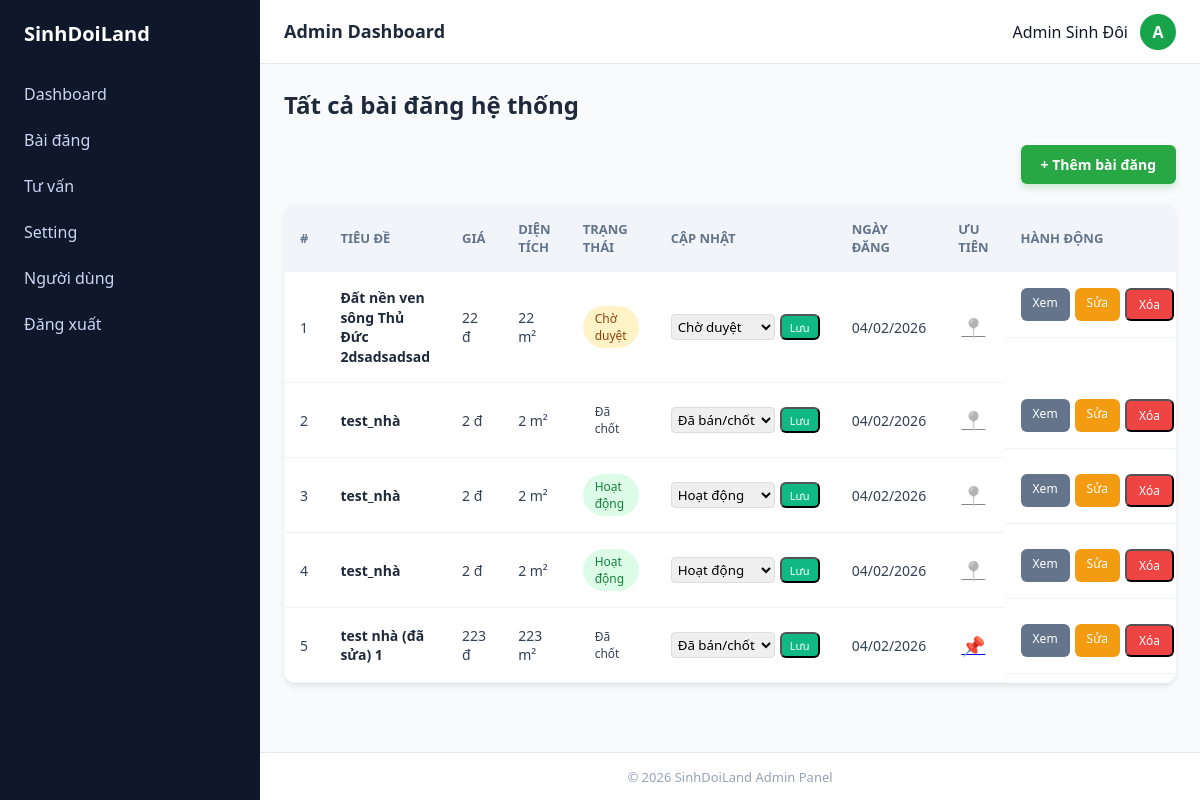
The page /admin_sinhdoi/index.php?action=baidang (signed in) on the database its author committed.
### tables this page shows
CREATE TABLE `baidang` (
  `id` int NOT NULL,
  `user_id` int NOT NULL,
  `loai_bds_id` int NOT NULL,
  `tieu_de` varchar(255) DEFAULT NULL,
  `mo_ta` text,
  `gia` bigint DEFAULT NULL COMMENT 'Gia theo VND',
  `dien_tich` float DEFAULT NULL COMMENT 'm2',
  `dia_chi` varchar(255) DEFAULT NULL,
  `trang_thai` tinyint DEFAULT '0' COMMENT '0=cho_duyet,1=hoat_dong,2=da_ban,3=an',
  `created_at` timestamp NULL DEFAULT CURRENT_TIMESTAMP,
  `updated_at` timestamp NULL DEFAULT CURRENT_TIMESTAMP ON UPDATE CURRENT_TIMESTAMP,
  `is_priority` tinyint(1) DEFAULT '0',
  `tinh_thanh` varchar(100) DEFAULT NULL,
  `quan_huyen` varchar(100) DEFAULT NULL
);

### admin_sinhdoi/index.php (called while the page is built, shortened)
<?php
require_once 'controller/controller.php';
$controller = new controller();
$controller->dieuhuong();
?>

### admin_sinhdoi/model/model.php (called while the page is built, shortened)
<?php
class model
{
    private $host = 'localhost';
    private $name = 'root';
    private $pass = '';
    private $db = 'batdongsan_v2';
    private $connect;
    public function ketnoi()
    {
        $this->connect = new mysqli($this->host, $this->name, $this->pass, $this->db);
        $this->connect->set_charset('utf8');
    }
    public function getAllBaiDang()
    {
        $sql = "
            SELECT baidang.*, users.name AS ten_user
            FROM baidang
            JOIN users ON baidang.user_id = users.id
            ORDER BY baidang.created_at DESC
        ";
        $result = $this->connect->query($sql);
        $data = [];
        if ($result && $result->num_rows > 0) {
            while ($row = $result->fetch_assoc()) {
                $data[] = $row;
            }
        }
        return $data;
    }
}
?>

### admin_sinhdoi/views/dashboard/html/baidang.php (the view, shortened to what this page needs)
<!DOCTYPE html>
<html lang="vi">
<head>
    <link rel="stylesheet" href="/duanthuctap/admin_sinhdoi/views/layout/css/style.css">
    <link rel="stylesheet" href="/duanthuctap/admin_sinhdoi/views/dashboard/css/baidang.css">
</head>
<body>
<?php
include __DIR__ . '/../../layout/html/header.php';
include __DIR__ . '/../../layout/html/sidebar.php';
?>
<div class="main">
    <h2 class="page-title">
        <?= ($role === 'admin') ? 'Tất cả bài đăng hệ thống' : 'Bài đăng của tôi' ?>
    </h2>
    <div class="action-header">
        <a href="index.php?action=baidang_add" class="btn btn-add">
            <i class="fas fa-plus"></i> + Thêm bài đăng
        </a>
    </div>
    <div class="table-box">
        <table>
            <thead>
                <tr>
                    <th>#</th>
                    <th>Tiêu đề</th>
                    <th>Giá</th>
                    <th>Diện tích</th>
                    <th>Trạng thái</th>
                    <th>Cập nhật</th> <th>Ngày đăng</th>
                    <th>Ưu tiên</th>
                    <th>Hành động</th>
                </tr>
            </thead>
            <tbody>
<?php
if (isset($baidang) && (is_array($baidang) || is_object($baidang))) :
    if (is_object($baidang) && $baidang->num_rows > 0) {
        $data = $baidang;
    } else if (is_array($baidang) && count($baidang) > 0) {
        $data = $baidang;
    } else {
        $data = null;
    }
    if ($data) :
        $i = 1;
        foreach ($data as $row) :
?>
    <tr>
        <td><?= $i++ ?></td>
        <td class="title"><?= htmlspecialchars($row['tieu_de']) ?></td>
        <td><?= number_format($row['gia']) ?> đ</td>
        <td><?= $row['dien_tich'] ?> m²</td>
        <td>
            <?php
                $status_labels = [
                    0 => ['text' => 'Chờ duyệt', 'class' => 'warning'],
                    1 => ['text' => 'Hoạt động', 'class' => 'success'],
                    2 => ['text' => 'Đã chốt', 'class' => 'danger'],
                    3 => ['text' => 'Đã ẩn', 'class' => 'info']
                ];
                $st = $row['trang_thai'] ?? 0;
            ?>
            <span class="status <?= $status_labels[$st]['class'] ?>">
                <?= $status_labels[$st]['text'] ?>
            </span>
        </td>
        <td>
            <?php if ($role === 'admin'): ?>
                <form method="POST" action="index.php?action=baidang_update_status" style="display: flex; gap: 5px;">
                    <select name="new_status" style="padding: 2px; border-radius: 4px; border: 1px solid #ddd;">
                        <option value="0" <?= $st == 0 ? 'selected' : '' ?>>Chờ duyệt</option>
                        <option value="1" <?= $st == 1 ? 'selected' : '' ?>>Hoạt động</option>
                        <option value="2" <?= $st == 2 ? 'selected' : '' ?>>Đã bán/chốt</option>
                    </select>
                    <button type="submit" name="btn_update_status" class="btn approve" style="padding: 2px 8px; font-size: 11px;">Lưu</button>
                </form>
            <?php else: ?>
                <span style="font-size: 12px; color: #999;">Không có quyền</span>
            <?php endif; ?>
        </td>
        <td><?= date('d/m/Y', strtotime($row['created_at'])) ?></td>
        <td style="text-align: center;">
            <?php if (isset($row['is_priority']) && $row['is_priority'] == 1): ?>
                <a href="index.php?action=baidang&gim_id=<?= $row['id'] ?>&priority=0"
                   title="Bỏ ghim" onclick="return confirm('Bỏ ghim bài viết này?')">
                   <span style="font-size: 1.2rem;">📌</span>
                </a>
            <?php else: ?>
                <a href="index.php?action=baidang&gim_id=<?= $row['id'] ?>&priority=1"
                   title="Ghim lên đầu" onclick="return confirm('Ghim bài viết này lên đầu trang?')">
                   <span style="font-size: 1.2rem; filter: grayscale(100%); opacity: 0.5;">📍</span>
                </a>
            <?php endif; ?>
        </td>
        <td class="action">
            <div style="display: flex; gap: 5px;">
                <a href="index.php?action=baidang_detail&id=<?= $row['id'] ?>" class="btn view">Xem</a>
                <a href="index.php?action=baidang_edit&id=<?= $row['id'] ?>" class="btn view" style="background-color: #f39c12;">Sửa</a>
                <form method="post" action="index.php?action=baidang" onsubmit="return confirm('Xác nhận xóa bài đăng này?')">
                    <button type="submit" name="btn_delete" class="btn delete">Xóa</button>
                </form>
            </div>
        </td>
    </tr>
<?php
        endforeach;
    else :
?>
    <tr><td colspan="9" class="empty">Không có dữ liệu bài đăng.</td></tr>
<?php
    endif;
endif;
?>
</tbody>
        </table>
    </div>
</div>
<?php include __DIR__ . '/../../layout/html/footer.php'; ?>
</body>
</html>

### admin_sinhdoi/views/layout/css/style.css (style rules this page uses)
:root { --primary: #16a34a; --sidebar-bg: #0f172a; --sidebar-text: #cbd5f5; --bg: #f5f7fb; --white: #ffffff; --border: #e5e7eb; --text: #111827; --muted: #94a3b8; }
* { margin: 0; padding: 0; box-sizing: border-box; font-family: system-ui, sans-serif; }
body { background: var(--bg); color: var(--text); }

### admin_sinhdoi/views/dashboard/css/baidang.css (style rules this page uses)
.main { margin-left: 260px; padding: 88px 24px 80px; background-color: #f8fafc; min-height: 100vh; }
.page-title { font-size: 24px; font-weight: 700; color: #1e293b; margin-bottom: 24px; }
.table-box { background: #fff; border-radius: 12px; box-shadow: 0 4px 6px -1px rgba(0, 0, 0, 0.1); overflow-x: auto; }
table { width: 100%; border-collapse: collapse; min-width: 800px; }
thead { background: #f1f5f9; }
th { padding: 16px; text-align: left; font-size: 13px; text-transform: uppercase; color: #64748b; font-weight: 600; }
td { padding: 16px; font-size: 14px; color: #334155; border-bottom: 1px solid #f1f5f9; vertical-align: middle; }
.title { font-weight: 600; color: #1e293b; max-width: 250px; line-height: 1.4; }
.status { padding: 4px 12px; border-radius: 999px; font-size: 12px; font-weight: 500; display: inline-block; }
.status.success { background: #dcfce7; color: #15803d; }
.status.warning { background: #fef3c7; color: #92400e; }
.action { display: flex; gap: 6px; }
.btn { padding: 6px 12px; font-size: 12px; border-radius: 6px; text-decoration: none; color: #fff; font-weight: 500; transition: opacity 0.2s; }
.btn.view { background: #64748b; }
.btn.approve { background: #10b981; }
.btn.delete { background: #ef4444; }
.action-header { margin-bottom: 20px; display: flex; justify-content: flex-end; }
.btn-add { display: inline-flex; align-items: center; background-color: #28a745; color: white !important; padding: 10px 20px; border-radius: 6px; text-decoration: none; font-weight: 600; font-size: 14px; transition: all 0.3s ease; border: none; box-shadow: 0 4px 6px rgba(40, 167, 69, 0.2); }

### rows shown on the page
baidang: tieu_de "Đất nền ven sông Thủ Đức 2dsadsadsad", gia "22", dien_tich "22", trang_thai "Chờ duyệt", new_status "Chờ duyệt", created_at "04/02/2026"
baidang: tieu_de "test_nhà", gia "2", dien_tich "2", trang_thai "Đã chốt", new_status "Đã bán/chốt", created_at "04/02/2026"
baidang: tieu_de "test_nhà", gia "2", dien_tich "2", trang_thai "Hoạt động", new_status "Hoạt động", created_at "04/02/2026"
baidang: tieu_de "test_nhà", gia "2", dien_tich "2", trang_thai "Hoạt động", new_status "Hoạt động", created_at "04/02/2026"
baidang: tieu_de "test nhà (đã sửa) 1", gia "223", dien_tich "223", trang_thai "Đã chốt", new_status "Đã bán/chốt", created_at "04/02/2026"

### other values the page prints
$_SESSION['user']['name'] "Admin Sinh Đôi"
